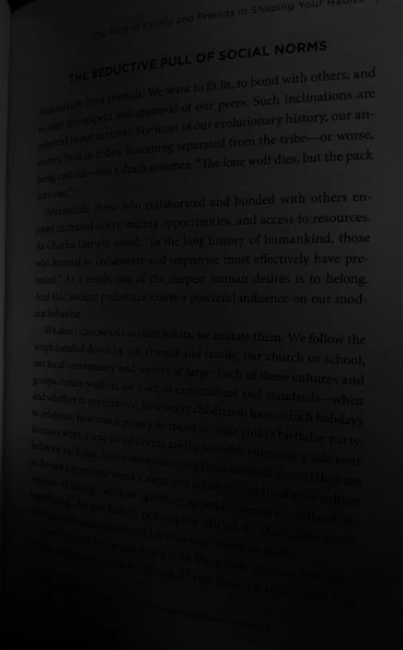
#> input picture Make-Images-Readable-Again-in-Python/page.png, 403 x 650 px
$ python make-images-readable-convert.py
#> lines starting #> are read from the running program, lines starting #| are printed output that depends on the picture; after the words box and inside, x2 and y2 are one past the last pixel; in counts of white or black regions, pixels touching at a corner belong together
# %%
import cv2
import matplotlib.pyplot as plt

# %%
img = cv2.imread("page.png")
#> img is the input picture: shape (650, 403, 3); mean B, G, R 17.2, 17.2, 17.2
if img is not None:
    img = cv2.cvtColor(img, cv2.COLOR_BGR2GRAY)
#> img: shape (650, 403)
    img = cv2.resize(img, (560, 900))
#> img: shape (900, 560)

    cv2.imshow("title", img)
    cv2.waitKey(1000*5)
else:
    print("Error: Image not found or unable to load.")


# %%
# _, result = cv2.threshold(img, 100, 255, cv2.THRESH_BINARY)
_, result = cv2.threshold(img, 20, 255, cv2.THRESH_BINARY)
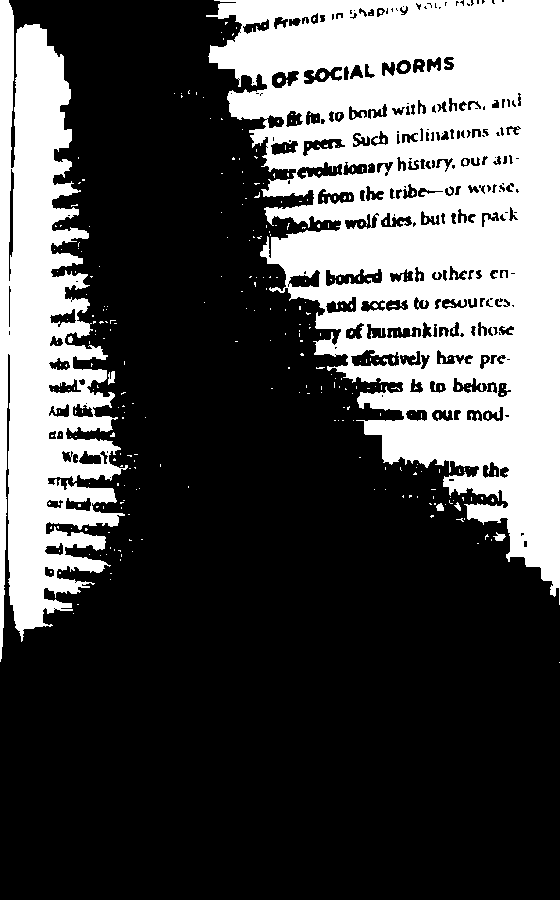
#> result: shape (900, 560); 32.1% white; 315 white regions (303 under 20 px), largest, box (x1, y1, x2, y2) and area: (206, 0, 560, 605) 116457, (0, 0, 128, 662) 43926, (108, 371, 115, 385) 69

adaptive_result = cv2.adaptiveThreshold(img, 255, cv2.ADAPTIVE_THRESH_GAUSSIAN_C, cv2.THRESH_BINARY, 41, 5)
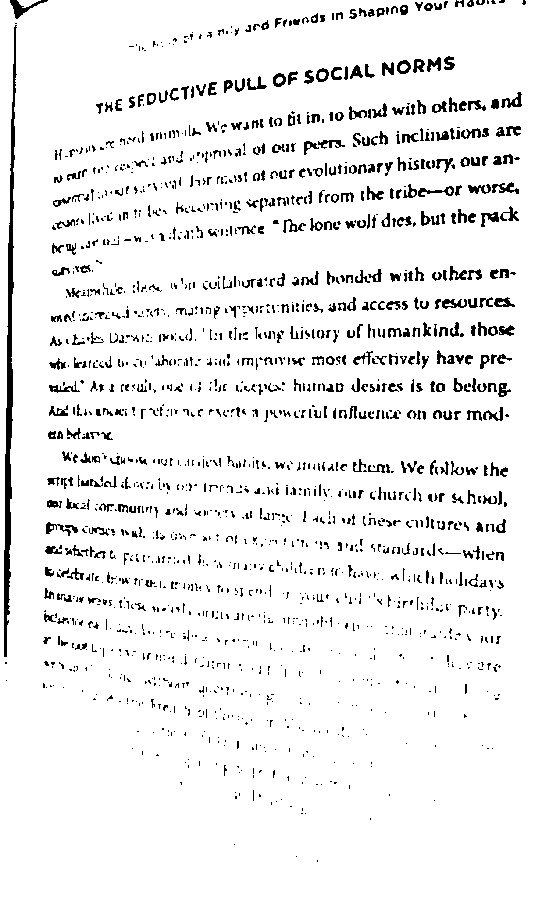
#> adaptive_result: shape (900, 560); 93.3% white; black in thin lines or dots, all inside (x1, y1, x2, y2) = (4, 0, 526, 862)


# %% [markdown]
# ![Enumerator](enumerator.png)
#
#
# The text in the image describes different thresholding techniques used in image processing. Each technique takes an input image and applies a threshold value to create a binary output image. The output image is based on whether the pixel values in the input image are above or below the threshold.
#
# Here's a breakdown of each technique:
#
# **THRESH_BINARY:**
# * If the pixel value is greater than the threshold, it is set to the maximum value (usually 255).
# * Otherwise, it is set to 0.
#
# **THRESH_BINARY_INV:**
# * This is the inverse of THRESH_BINARY.
# * If the pixel value is greater than the threshold, it is set to 0.
# * Otherwise, it is set to the maximum value.
#
# **THRESH_TRUNC:**
# * If the pixel value is greater than the threshold, it is set to the threshold value.
# * Otherwise, it remains unchanged.
#
# **THRESH_TOZERO:**
# * If the pixel value is greater than the threshold, it remains unchanged.
# * Otherwise, it is set to 0.
#
# **THRESH_TOZERO_INV:**
# * This is the inverse of THRESH_TOZERO.
# * If the pixel value is greater than the threshold, it is set to 0.
# * Otherwise, it remains unchanged.
#
# The Python code for each technique is also provided, using the OpenCV library.
#

# %%
cv2.imshow("original", img)
cv2.imshow("result", result)
cv2.imshow("adaptive", adaptive_result)

cv2.waitKey (10*1000)
cv2.destroyAllWindows()


# %%
plt.subplot(1, 3, 1)
plt.title("Original")
plt.imshow(img, cmap='gray')
plt.axis('off')

plt.subplot(1, 3, 2)
plt.title("Result")
plt.imshow(result, cmap='gray')
plt.axis('off')

plt.subplot(1, 3, 3)
plt.title("Adaptive Result")
plt.imshow(adaptive_result, cmap='gray')
plt.axis('off')

plt.show()
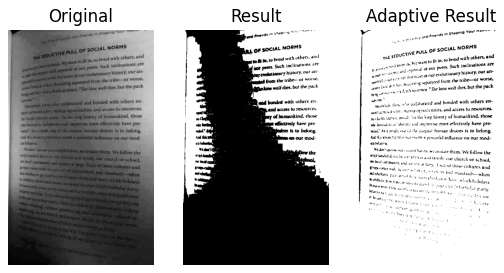
#> figure drawn by matplotlib, 3 panels

# %%
